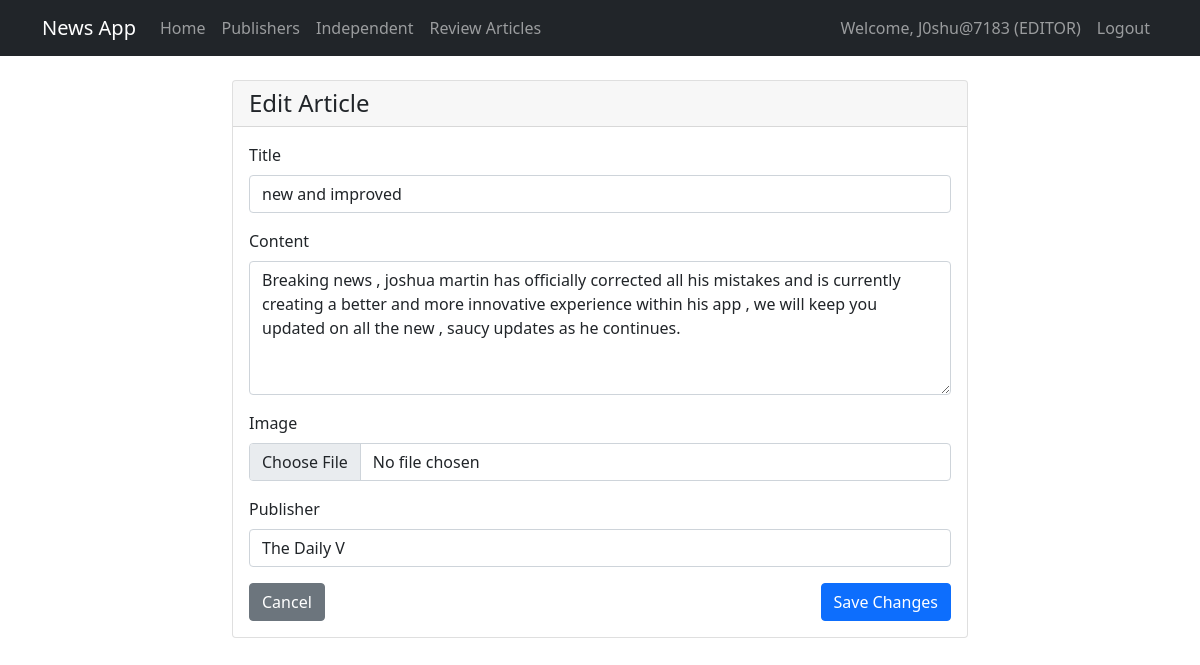
Screenshot of /articles/article/6/edit/ (signed in) with the database file from the repository.
### users/models.py (models this page shows, shortened)
class User(AbstractUser):
    class Roles(models.TextChoices):
        READER = 'READER', 'Reader'
        JOURNALIST = 'JOURNALIST', 'Journalist'
        EDITOR = 'EDITOR', 'Editor'
    role = models.CharField(max_length=20, choices=Roles.choices, default=Roles.READER)
    bio = models.TextField(blank=True)
    subscriptions_to_publishers = models.ManyToManyField('publications.Publisher', blank=True, related_name='subscribers')
    subscriptions_to_journalists = models.ManyToManyField('self', blank=True, symmetrical=False, related_name='journalist_subscribers')
    def is_editor(self):
        return self.role == self.Roles.EDITOR

### articles/models.py (models this page shows, shortened)
class Article(models.Model):
    title = models.CharField(max_length=200)
    content = models.TextField()
    image = models.ImageField(upload_to='articles/', blank=True, null=True)
    author = models.ForeignKey(settings.AUTH_USER_MODEL, on_delete=models.CASCADE, related_name='authored_articles')
    publisher = models.ForeignKey(Publisher, on_delete=models.SET_NULL, null=True, blank=True, related_name='articles')
    approved = models.BooleanField(default=False)
    created_at = models.DateTimeField(auto_now_add=True)
    updated_at = models.DateTimeField(auto_now=True)
    approved_by = models.ForeignKey(settings.AUTH_USER_MODEL, on_delete=models.SET_NULL, null=True, blank=True, related_name='approved_articles')
    declined_reason = models.TextField(blank=True)
    declined_by = models.ForeignKey(settings.AUTH_USER_MODEL, on_delete=models.SET_NULL, null=True, blank=True, related_name='declined_articles')
    declined_at = models.DateTimeField(null=True, blank=True)

### articles/web_views.py (the view)
# urls.py: path('article/<int:pk>/edit/', web_views.edit_article, name='edit_article'),
@login_required
def edit_article(request, pk):
    article = get_object_or_404(Article, pk=pk)
    if request.user.is_editor():
        pass # Editor can edit anything
    elif request.user.is_journalist() and article.author == request.user:
        pass # Journalist can edit their own
    else:
        raise PermissionDenied("You do not have permission to edit this article.")
    if request.method == 'POST':
        form = ArticleForm(request.POST, request.FILES, instance=article)
        if form.is_valid():
            article = form.save(commit=False)
            article.save()
            messages.success(request, 'Article updated successfully.')
            return redirect('article_detail', pk=article.pk)
    else:
        form = ArticleForm(instance=article)
    return render(request, 'articles/article_form.html', {'form': form, 'article': article, 'title': 'Edit Article'})

### articles/forms.py
class ArticleForm(forms.ModelForm):
    class Meta:
        model = Article
        fields = ['title', 'content', 'image', 'publisher']
        widgets = {
            'title': forms.TextInput(attrs={'class': 'form-control'}),
            'content': forms.Textarea(attrs={'rows': 5, 'class': 'form-control'}),
            'publisher': forms.Select(attrs={'class': 'form-control'}),
            'image': forms.FileInput(attrs={'class': 'form-control'}),
        }

### publications/models.py (called while the page is built)
    def __str__(self):
        return self.title

### templates/articles/article_form.html (shortened to what this page needs)
{% extends 'base.html' %}
{% block content %}
<div class="row justify-content-center">
    <div class="col-md-8">
        <div class="card">
            <div class="card-header">
                <h4 class="mb-0">{{ title }}</h4>
            </div>
            <div class="card-body">
                <form method="post" enctype="multipart/form-data">
                    {% for field in form %}
                        <div class="mb-3">
                            <label for="{{ field.id_for_label }}" class="form-label">{{ field.label }}</label>
                            {% if field.name == 'image' %}
                                <input type="file"
                                       class="form-control {% if field.errors %}is-invalid{% endif %}"
                                       id="{{ field.id_for_label }}"
                                       name="{{ field.name }}">
                            {% else %}
                                {{ field }}
                            {% endif %}
                        </div>
                    {% endfor %}
                    <div class="d-flex justify-content-between">
                        {% if article %}
                            <a href="{% url 'article_detail' article.pk %}" class="btn btn-secondary">Cancel</a>
                        {% else %}
                            <a href="{% url 'home' %}" class="btn btn-secondary">Cancel</a>
                        {% endif %}
                        <button type="submit" class="btn btn-primary">Save Changes</button>
                    </div>
                </form>
            </div>
        </div>
    </div>
</div>
{% endblock %}

### templates/base.html (shortened to what this page needs)
<!DOCTYPE html>
<html lang="en">
<head>
    <link href="https://cdn.jsdelivr.net/npm/bootstrap@5.1.3/dist/css/bootstrap.min.css" rel="stylesheet">
</head>
<body>
    <nav class="navbar navbar-expand-lg navbar-dark bg-dark">
        <div class="container">
            <a class="navbar-brand" href="{% url 'home' %}">News App</a>
            <div class="collapse navbar-collapse">
                <ul class="navbar-nav me-auto">
                    <li class="nav-item">
                        <a class="nav-link" href="{% url 'home' %}">Home</a>
                    </li>
                    <li class="nav-item">
                        <a class="nav-link" href="{% url 'publisher_feed' %}">Publishers</a>
                    </li>
                    <li class="nav-item">
                        <a class="nav-link" href="{% url 'independent_feed' %}">Independent</a>
                    </li>
                    {% if user.is_authenticated %}
                        {% if user.role == 'EDITOR' %}
                            <li class="nav-item">
                                <a class="nav-link" href="{% url 'approval_list' %}">Review Articles</a>
                            </li>
                        {% endif %}
                    {% endif %}
                </ul>
                <ul class="navbar-nav ms-auto">
                    {% if user.is_authenticated %}
                        <li class="nav-item">
                            <span class="nav-link">Welcome, {{ user.username }} ({{ user.role }})</span>
                        </li>
                        <li class="nav-item">
                            <a class="nav-link" href="{% url 'logout' %}">Logout</a>
                        </li>
                    {% endif %}
                </ul>
            </div>
        </div>
    </nav>
    <div class="container mt-4">
        {% block content %}
        {% endblock %}
    </div>
</body>
</html>

### rows the page displays
User: username "J0shu@7183", role "EDITOR"
Article: form "new and improved" "Breaking news , joshua martin has officially corrected all his mistakes and is currently creating a better and more innovative experience within his app , we will keep you updated on all the new , saucy updates as he continues." "The Daily V"

### other values shown
{{ title }} "Edit Article"
{{ field.label }} "Title" "Content" "Image" "Publisher"
